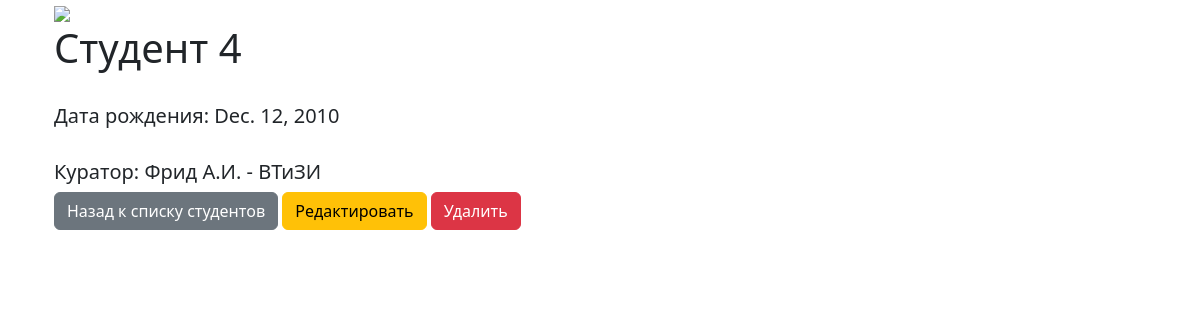
The page /students/12/ on the database as committed earlier.
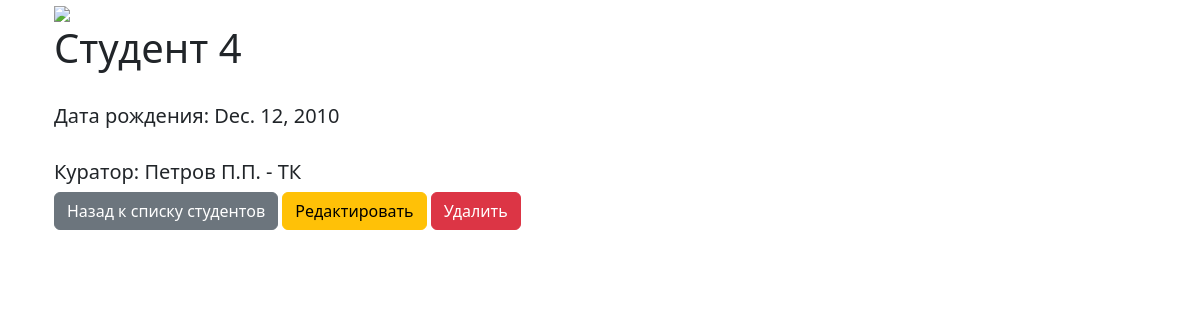
The same page on the database as committed later.
### student/models.py (models this page shows, shortened)
class Student(models.Model):
    full_name=models.CharField(verbose_name="ФИО",max_length=255)
    date_of_birth=models.DateField(verbose_name="Дата рождения")
    curator=models.ForeignKey(
        'Curator',
        verbose_name="ФИО",
        blank=True,
        null=True,
        on_delete=models.CASCADE,
    )
    class Mets:
        verbose_name="Студент",
        verbose_name_plural="Студенты"
        ordering=['full_name']

class Curator(models.Model):
    full_name = models.CharField(verbose_name="ФИО", max_length=255)
    department = models.CharField(verbose_name="Кафедра", max_length=255)
    class Mets:
        verbose_name="Куратор",
        verbose_name_plural="Кураторы"
        ordering=['full_name']
    def __str__(self):
        return f"{self.full_name} - {self.department}"

### student/views.py (the view)
# urls.py: path('students/<int:pk>/',views.StudentDetail.as_view(),name='student_detail'),
class StudentDetail(DetailView):
    template_name = 'student/student_detail.html'
    model = Student
    context_object_name = 'student'

### templates/student/student_detail.html (shortened to what this page needs)
{% extends 'base.html'%}
{% block content %}
<div class="container nt-5">
  <div class="row">
    <div class="col-md-6">
      <img src="{}">
    </div>
    <div>
      <h1>{{ student.full_name }}</h1>
      <br>
      <h5> Дата рождения: {{ student.date_of_birth}}</h5>
      <br>
      <h5> Куратор: {{ student.curator}}</h5>
      <a href="{%url 'student_list'%}" class="btn btn-secondary"> Назад к списку студентов</a>
      <a href="{%url 'student_update' student.pk%}" class="btn btn-warning"> Редактировать</a>
      <a href="{%url 'student_delete' student.pk%}" class="btn btn-danger"> Удалить</a>
    </div>
  </div>
</div>
{% endblock %}

Rows that differ between the two databases and show on the page:
changed Student "Студент 4": curator "Фрид А.И. - ВТиЗИ" → "Петров П.П. - ТК"
